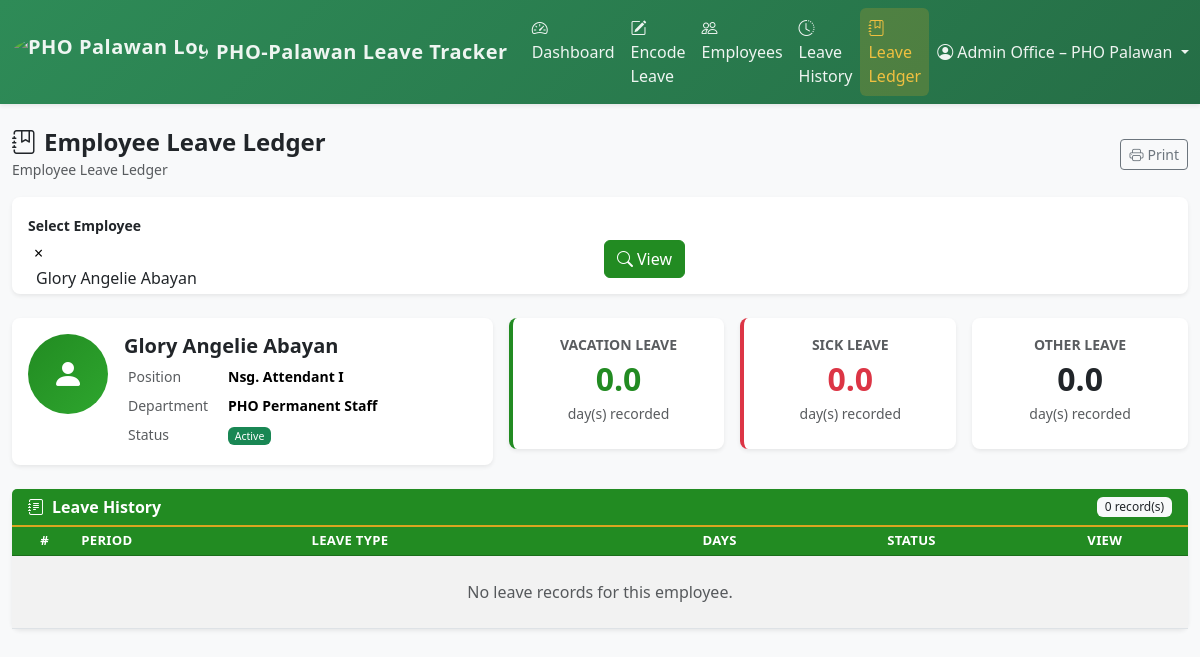
Page /employee_ledger.php?id=41 (signed in) on the committed database.
### tables this page shows
CREATE TABLE `employees` (
  `id` int(11) NOT NULL,
  `title` varchar(50) DEFAULT NULL,
  `first_name` varchar(100) NOT NULL,
  `middle_name` varchar(50) DEFAULT NULL,
  `last_name` varchar(100) NOT NULL,
  `suffix` varchar(20) DEFAULT NULL,
  `position` varchar(100) NOT NULL,
  `department` varchar(255) NOT NULL,
  `status` varchar(20) DEFAULT 'Active'
);

### helpers.php (called while the page is built, shortened)
<?php
function fullName(array $row): string
{
    return trim(implode(' ', array_filter([
        $row['title'] ?? '',
        $row['first_name'] ?? '',
        $row['middle_name'] ?? '',
        $row['last_name'] ?? '',
        $row['suffix'] ?? '',
    ])));
}
function h(?string $v): string
{
    return htmlspecialchars($v ?? '', ENT_QUOTES, 'UTF-8');
}

### employee_ledger.php (the view, shortened to what this page needs)
<?php
require_once 'db_connect.php';
require_once 'helpers.php';
$empId = (int)($_GET['id'] ?? 0);
$employee = null;
$logs     = [];
if ($empId > 0) {
    $st = $conn->prepare("SELECT * FROM employees WHERE id=?");
    $st->bind_param('i', $empId);
    $st->execute();
    $employee = $st->get_result()->fetch_assoc();
}
$totalVLDays = 0; $totalSLDays = 0; $totalOther = 0;
?>
<!DOCTYPE html>
<html lang="en">
<head>
<link href="https://cdn.jsdelivr.net/npm/bootstrap@5.3.2/dist/css/bootstrap.min.css" rel="stylesheet">
<link href="https://cdn.jsdelivr.net/npm/bootstrap-icons@1.11.3/font/bootstrap-icons.min.css" rel="stylesheet">
<link href="assets/css/style.css" rel="stylesheet">
<link href="assets/css/custom.css" rel="stylesheet">
<link href="https://cdn.jsdelivr.net/npm/select2@4.1.0-rc.0/dist/css/select2.min.css" rel="stylesheet">
<link href="https://cdn.jsdelivr.net/npm/select2-bootstrap-5-theme@1.3.0/dist/select2-bootstrap-5-theme.min.css" rel="stylesheet">
</head>
<body class="bg-light">
<?php include 'navbar.php'; ?>
<div class="container-fluid py-4">
<div class="d-flex justify-content-between align-items-center mb-3">
    <div><h4 class="fw-bold mb-0"><i class="bi bi-journal-bookmark me-2"></i>Employee Leave Ledger</h4>
    <small class="text-muted">Employee Leave Ledger</small></div>
    <?php if($employee): ?>
    <button class="btn btn-outline-secondary btn-sm" onclick="window.print()"><i class="bi bi-printer me-1"></i>Print</button>
    <?php endif; ?>
</div>
<div class="card shadow-sm border-0 mb-4"><div class="card-body py-3">
<form method="GET" class="row g-2 align-items-end">
    <div class="col-md-6">
        <label class="form-label small fw-semibold mb-1">Select Employee</label>
    </div>
    <div class="col-md-2"><button class="btn btn-primary"><i class="bi bi-search me-1"></i>View</button></div>
</form></div></div>
<?php if ($employee): ?>
<div class="row g-3 mb-4">
    <div class="col-lg-5">
        <div class="card shadow-sm border-0 h-100">
            <div class="card-body">
                <div class="d-flex align-items-start gap-3">
                    <div class="avatar-circle flex-shrink-0"><i class="bi bi-person-fill fs-2"></i></div>
                    <div class="flex-grow-1">
                        <h5 class="fw-bold mb-1"><?=h(fullName($employee))?></h5>
                        <table class="table table-sm table-borderless mb-0 small">
                            <tr><td class="text-muted" style="width:100px">Position</td><td class="fw-semibold"><?=h($employee['position']??'—')?></td></tr>
                            <tr><td class="text-muted">Department</td><td class="fw-semibold"><?=h($employee['department']??'—')?></td></tr>
                            <tr><td class="text-muted">Status</td><td><span class="badge bg-<?=$employee['status']==='Active'?'success':'secondary'?>"><?=h($employee['status'])?></span></td></tr>
                        </table>
                    </div>
                </div>
            </div>
        </div>
    </div>
    <div class="col-lg-7">
        <div class="row g-3 h-100">
            <div class="col-md-4">
                <div class="card shadow-sm border-0 h-100 border-start border-4 border-primary text-center">
                    <div class="card-body">
                        <div class="text-muted small text-uppercase fw-semibold">Vacation Leave</div>
                        <div class="fs-2 fw-bold text-primary"><?=number_format($totalVLDays,1)?></div>
                        <div class="text-muted small">day(s) recorded</div>
                    </div>
                </div>
            </div>
            <div class="col-md-4">
                <div class="card shadow-sm border-0 h-100 border-start border-4 border-danger text-center">
                    <div class="card-body">
                        <div class="text-muted small text-uppercase fw-semibold">Sick Leave</div>
                        <div class="fs-2 fw-bold text-danger"><?=number_format($totalSLDays,1)?></div>
                        <div class="text-muted small">day(s) recorded</div>
                    </div>
                </div>
            </div>
            <div class="col-md-4">
                <div class="card shadow-sm border-0 h-100 text-center">
                    <div class="card-body">
                        <div class="text-muted small text-uppercase fw-semibold">Other Leave</div>
                        <div class="fs-2 fw-bold"><?=number_format($totalOther,1)?></div>
                        <div class="text-muted small">day(s) recorded</div>
                    </div>
                </div>
            </div>
        </div>
    </div>
</div>
<div class="card shadow-sm border-0">
<div class="card-header bg-primary text-white d-flex justify-content-between align-items-center">
    <h6 class="mb-0 fw-bold"><i class="bi bi-journal-text me-2"></i>Leave History</h6>
    <span class="badge bg-light text-dark"><?=count($logs)?> record(s)</span>
</div>
<div class="card-body p-0"><div class="table-responsive">
<table class="table table-sm table-hover table-striped mb-0">
<thead class="table-dark">
    <tr>
        <th class="text-center">#</th>
        <th>Period</th>
        <th>Leave Type</th>
        <th class="text-center">Days</th>
        <th class="text-center">Status</th>
        <th class="text-center">View</th>
    </tr>
</thead>
<tbody>
<?php if (empty($logs)): ?>
    <tr><td colspan="6" class="text-center py-4 text-muted">No leave records for this employee.</td></tr>
<?php else: $n=1; foreach($logs as $l): ?>
    <tr>
        <td class="text-center text-muted"><?=$n++?></td>
        <td class="small text-nowrap"><?=date('M d',strtotime($l['start_date']))?> – <?=date('M d, Y',strtotime($l['end_date']))?></td>
        <td><span class="badge bg-<?=leaveTypeBadge($l['leave_type'])?>"><?=h($l['leave_type'])?></span></td>
        <td class="text-center"><span class="badge bg-dark"><?=$l['working_days']?></span></td>
        <td class="text-center"><span class="badge bg-<?=statusBadge($l['status'])?>"><?=h($l['status'])?></span></td>
        <td class="text-center"><a href="view_leave.php?id=<?=$l['id']?>" class="btn btn-sm btn-outline-secondary"><i class="bi bi-eye"></i></a></td>
    </tr>
<?php endforeach; endif; ?>
</tbody>
</table>
</div></div></div>
<?php elseif ($empId > 0): ?>
    <div class="alert alert-warning"><i class="bi bi-exclamation-triangle me-1"></i>Employee not found.</div>
<?php endif; ?>
</div>
</body>
</html>

### assets/css/style.css (style rules this page uses)
:root { --pho-primary: #228B22; --pho-secondary: #2EA62E; --pho-light: #D5F0DE; --pho-dark: #003366; --pho-accent: #DAA520; --pho-bg: #F0F8F4; }
body { background: var(--pho-bg); font-family: 'Segoe UI', Tahoma, Geneva, Verdana, sans-serif; }
.avatar-circle { width: 80px; height: 80px; border-radius: 50%; display: flex; align-items: center; justify-content: center; font-size: 2.5rem; color: #fff; font-weight: 700; background: linear-gradient(135deg, var(--pho-primary), var(--pho-secondary)); }
.table-dark th { background: var(--pho-primary) !important; border-color: var(--pho-dark) !important; }
.table th { font-weight: 600; font-size: .82rem; text-transform: uppercase; letter-spacing: .3px; vertical-align: middle; }
.table td { vertical-align: middle; }
.card { border-radius: .5rem; }
.card-header { font-weight: 600; }
.badge { font-weight: 500; }

### assets/css/custom.css (style rules this page uses)
:root { --pho-primary: #228B22; --pho-primary-rgb: 34, 139, 34; --pho-primary-dk: #1B6E1B; --pho-primary-lt: #2EA62E; --pho-accent: #DAA520; --pho-accent-rgb: 218, 165, 32; --pho-accent-dk: #B8860B; --pho-accent-lt: #F0C040; --pho-dark: #003366; --pho-dark-rgb: 0, 51, 102; --pho-secondary: #2EA62E; --pho-light: #D5F0DE; --pho-bg: #F0F8F4; --bs-primary: #228B22 !important; --bs-primary-rgb: 34, 139, 34 !important; --bs-link-color: #228B22; --bs-link-hover-color: #1B6E1B; }
body { background: var(--pho-bg); }
.bg-primary:not(.bg-opacity-10):not(.bg-opacity-25):not(.bg-opacity-50):not(.bg-opacity-75) { background-color: #228B22 !important; }
.text-primary { color: #228B22 !important; }
.btn-primary { background-color: #228B22 !important; border-color: #228B22 !important; color: #fff !important; }
.card { border-top: 3px solid #DAA520; }
.card-header { color: #fff; }
.card-header.bg-primary, .card-header[class*="bg-primary"] { background: #228B22 !important; border-bottom: 2px solid #DAA520; color: #fff !important; }
.table-dark th, .table-dark thead th { background: #228B22 !important; border-color: #1B6E1B !important; color: #fff !important; }
.avatar-circle { background: linear-gradient(135deg, #228B22, #2EA62E) !important; }

### rows in the picture
employees: fullName($employee) "Glory Angelie Abayan", position "Nsg. Attendant I", department "PHO Permanent Staff", status "Active"

### other values in the picture
$totalVLDays "0.0"
$totalSLDays "0.0"
$totalOther "0.0"
count($logs) "0"
